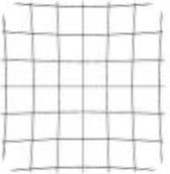
//> input picture selfCalibration/test2.jpg, 170 x 174 px
$ ./Calibration   (built with g++ and OpenCV 4)
//> lines starting //> are read from the running program, lines starting //| are printed output that depends on the picture
#include "opencv2/opencv.hpp"
#include <string>
#include <iostream>
#include <iomanip>
#include <fstream>
#include <algorithm>
using namespace std;
using namespace cv;
// ----------------------------------------------------------------
// 定义宏函数
// ----------------------------------------------------------------
#define COUT_VAR(x) cout << #x"=" << x << endl;
#define SHOW_IMG(x) namedWindow(#x);imshow(#x,x);waitKey(20);
// ----------------------------------------------------------------
// 定义对数函数
// ----------------------------------------------------------------
double log2( double n )
{
	return log( n ) / log( 2.0 );
}
//----------------------------------------------------------
// Frobenius
//----------------------------------------------------------
double FNorm(Mat& M)
{
return (sqrt(sum((M*M.t()).diag())[0]));
}
// ----------------------------------------------------------------
// 图像转换函数
// ----------------------------------------------------------------
void transformImg(Mat& img,Mat& Tau,Mat& dst)
{
	double cx=Tau.at<double>(0);
	double cy=Tau.at<double>(1);
	double fx=Tau.at<double>(2);
	double fy=Tau.at<double>(3);

	Mat cameraMatrix=(Mat_<double>(3, 3) <<
		fx, 0, cx,
		0,  fy, cy,
		0,  0, 1);

	Mat distCoeffs(4,1,CV_64FC1);

	distCoeffs.at<double>(0)=Tau.at<double>(4);
	distCoeffs.at<double>(1)=Tau.at<double>(5);
	distCoeffs.at<double>(2)=Tau.at<double>(6);
	distCoeffs.at<double>(3)=Tau.at<double>(7);

	cv::undistort(img,dst,cameraMatrix,distCoeffs);
}

double getF(Mat& img)
{
	Mat tmp=img/norm(img);
	Mat A, w, u, vt;
	SVD::compute(img, w, u, vt,SVD::NO_UV);
	return sum(w)[0];
}

void getJacobian(Mat& img,Mat& Tau,Mat& J_vec)
{
	int p=8;
	double epsilon[8]={1, // x
					   1, // y
					   1, // fx
					   1, // fy
					   2e-1, // k1
					   2e-1, // k2
					   5e-1, // k3
					   5e-1  // k4
	};
	Mat dst;
	Mat Ip,Im,Tau_p,Tau_m,diff;
	int n=img.cols;
	int m=img.rows;
	J_vec=Mat::zeros(n*m,p,CV_64FC1);
	for(int i=0;i<p;i++)
	{
		Tau_p=Tau.clone();
		Tau_m=Tau.clone();
		Tau_p.at<double>(i)+=epsilon[i];
		Tau_m.at<double>(i)-=epsilon[i];
		transformImg(img,Tau_p,Ip);
		transformImg(img,Tau_m,Im);
		diff=Ip-Im;
		cv::GaussianBlur(diff,diff,Size(3,3),2);

		diff/=2*epsilon[i];
		diff=diff.reshape(1,m*n);

		diff.copyTo(J_vec.col(i));
	}
}

//--------------------------------
// 符号函数
//--------------------------------
double sign(double X)
{
	double res=0;
	if(X>0){res=1;}
	if(X<0){res=-1;}
	return res;
}
//--------------------------------
double S_mu(double d,double mu)
{
	double res;
	res=sign(d)*MAX(fabs(d)-mu,0);
	return res;
}
//----------------------------------------------------------
//----------------------------------------------------------
Mat Smu(Mat& x,double mu)
{
	Mat res(x.size(),CV_64FC1);
	for(int i=0;i<x.rows;i++)
	{
		for(int j=0;j<x.cols;j++)
		{
			res.at<double>(i,j)=S_mu(x.at<double>(i,j),mu);
		}
	}
	return res;
}

Mat ALM(Mat& I,Mat& Tau_0,double Lambda)
{
	int maxcicles=100;
	int cicle_counter1=0;
	int cicle_counter2=0;
	bool converged1=0;
	bool converged2=0;
	Mat I_tau;
	Mat Tau=Tau_0.clone();
	Mat deltaTau_prev;
	Mat deltaTau;

	double F_prev=DBL_MAX;

	int n=I.cols;
	int m=I.rows;
	int p=8;

	double mu;
	double rho=1.5;
	Mat J_vec;

	while(!converged1)
	{
		transformImg(I,Tau,I_tau);
		getJacobian(I,Tau,J_vec);

		Mat E=Mat::zeros(m, n,CV_64FC1);
		Mat A=Mat::zeros(m, n,CV_64FC1);

		mu=1.25/norm(I_tau);


		deltaTau=Mat::zeros(p, 1,CV_64FC1);
		deltaTau_prev=Mat::zeros(p, 1,CV_64FC1);

		Mat Y=I_tau.clone();
		Mat I0;

		cicle_counter2=0;
		converged2=0;

		Mat J_vec_inv=J_vec.inv(DECOMP_SVD);

		while(!converged2)
		{
			Mat t1=J_vec*deltaTau;
			Mat tmp;
			Mat U, Sigma,V;
			SVD::compute(I_tau+t1.reshape(1,m)-E+Y/mu,Sigma,U,V);
			Sigma=Smu(Sigma,1.0/mu);

			Mat W=Mat::zeros(Sigma.rows,Sigma.rows,CV_64FC1);
			Sigma.copyTo(W.diag());

			I0=U*W*V;
			tmp=I_tau+t1.reshape(1,m)-I0+Y/mu;
			E=Smu(tmp,Lambda/mu);

			tmp=(-I_tau+I0+E-Y/mu);
			deltaTau=J_vec_inv*tmp.reshape(1,m*n);

			tmp=J_vec*deltaTau;
			Y+=mu*(I_tau+tmp.reshape(1,m)-I0-E);

			mu*=rho;

			cicle_counter2++;
			if(cicle_counter2>maxcicles){break;}

			double m,M;
			cv::minMaxLoc(abs(deltaTau_prev-deltaTau),&m,&M);
			if(cicle_counter2>1 && M<1e-3)
			{
				converged2=true;
			}
			deltaTau_prev=deltaTau.clone();
		}
		for(int i=0;i<p;i++)
		{
			Tau.at<double>(i)+=deltaTau.at<double>(i);
		}

		Mat dst;
		transformImg(I,Tau,dst);

		double F=getF(dst);
		double perf=F_prev-F;
		F_prev=F;
		COUT_VAR(F);

		// ----------------------------------
		dst.convertTo(dst,CV_8UC1,255);
		imshow("矫正图",dst);
		cvWaitKey(10);
		// ----------------------------------

		if(perf<=0){converged1=true;}

		cicle_counter1++;
		if(cicle_counter1>maxcicles){break;}

	}
	return Tau;
}
//----------------------------------------------------------
//----------------------------------------------------------
vector<Point2f> pt;
void pp_MouseCallback(int event, int x, int y, int /*flags*/, void* /*param*/)
{
	if(event == CV_EVENT_LBUTTONDOWN)
	{
		pt.push_back(Point2f(x,y));
	}
}
//----------------------------------------------------------
// 绘制区域
//----------------------------------------------------------
void DrawRegion(Mat& img,vector<Point2f>& region,Scalar color)
{
	for(int i = 0; i < 4; i++ )
	{
		line(img, region[i], region[(i+1)%4], color, 1, CV_AA);
	}
}

//----------------------------------------------------------
// 主函数
//----------------------------------------------------------
int main(int argc, char* argv[])
{
	// 定义原始图像及处理图像
	Mat img_c,img;
	// 读取原始图像
	img_c=imread("D:/opencv/pic/test2.jpg",1);
//> img_c is the input picture: 174 rows x 170 cols, CV_8UC3; min 118, max 255, mean 241.2
	resize(img_c,img_c,Size(200,200));
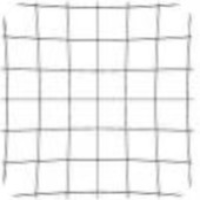
//> img_c: 200 rows x 200 cols, CV_8UC3; min 121, max 255, mean 241
	//显示原始图像
	imshow("原始图", img_c);
	waitKey(10);

	cv::cvtColor(img_c,img,cv::COLOR_BGR2GRAY);
	img.convertTo(img,CV_64FC1,1.0/255.0);
//> img: 200 rows x 200 cols, CV_64FC1

	double theta_opt=0;
	double t_opt=0;
	Mat dst;

	Mat Tau_0(8,1,CV_64FC1);
	Tau_0.at<double>(0)=img.cols/2;
//> Tau_0 = [100, 0, 0, 0, 0, 0, 0, 0]
	Tau_0.at<double>(1)=img.rows/2;
//> Tau_0 = [100, 100, 0, 0, 0, 0, 0, 0]
	Tau_0.at<double>(2)=img.cols;
	Tau_0.at<double>(3)=img.rows;
	Tau_0.at<double>(4)=0;
	Tau_0.at<double>(5)=0;
	Tau_0.at<double>(6)=0;
	Tau_0.at<double>(7)=0;

	Mat Tau=ALM(img,Tau_0,0.5);
//> the loop in ALM, `while(!converged1)` made 3 passes
//> (cx in transformImg (second call), cy in transformImg (second call), fx in transformImg (second call), fy in transformImg (second call), cameraMatrix in transformImg (second call)) on pass 1: (100, 100, 200, 200, [[200, 0, 100], [0, 200, 100], [0, 0, 1]])
//> (cx in transformImg, cy in transformImg, fx in transformImg, fy in transformImg, cameraMatrix in transformImg, cx in transformImg (second call)) on pass 2: (100, 100, 200, 200, [[200, 0, 100], [0, 200, 100], [0, 0, 1]], 100.5)
//> pass 1, in transformImg (call 2), `cv::undistort(img,dst,cameraMatrix,distCoeffs);`:
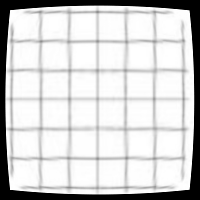
//> dst: 200 rows x 200 cols, CV_64FC1; min 0, max 1, mean 0.814
//> after the loop in ALM, `while(!converged1)`:
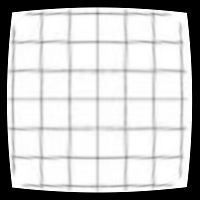
//> I_tau: 200 rows x 200 cols, CV_64FC1; min 0, max 1, mean 0.778
//> after the loop in ALM, `while(!converged1)`: mu = 413.2; deltaTau = [0.0871, 0.154, 0.194, -3.06, 0.124, -0.0905, 0.000566, 0.00298]; deltaTau_prev has the same summary as deltaTau; cicle_counter2 = 27; converged2 = true; m = 200; cicle_counter1 = 3
//> Tau = [100.6, 99.96, 199.7, 195.2, 0.49, -0.0635, 0.0015, 0.00907]
	//imshow("规范化", img_c);
	//  cx,cy,fx,fy,k1,k2,p1,p2
	COUT_VAR(Tau);
	cvWaitKey(0);
	destroyAllWindows();
	return 0;
}
